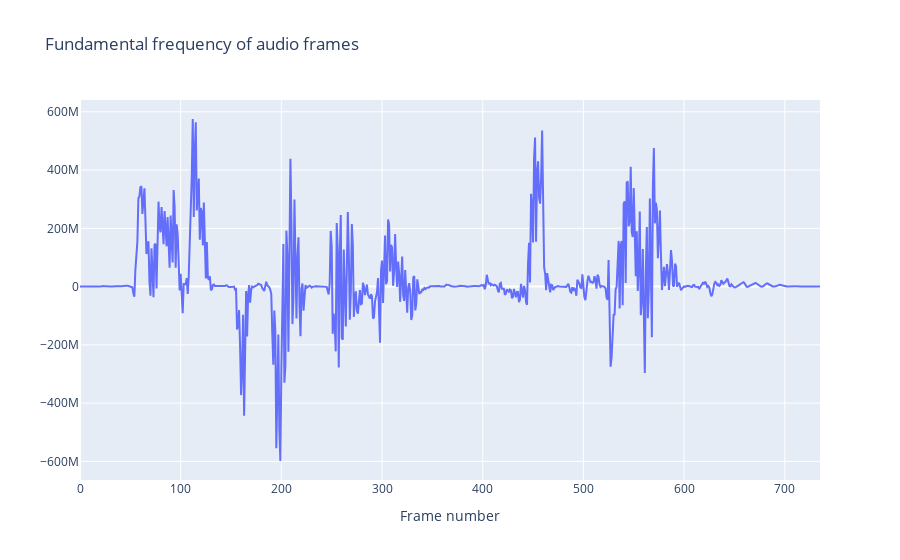

Notebook code cell kept with this figure:
### Code cell
plot_f0(frames, l_=100, amdf=False)

### Figure 1 — Plotly figure (JSON) as saved in the notebook; plotly's stock layout.template omitted (floating-point values rounded to 4 significant figures; data arrays with more than 128 entries replaced by an {"elided": "..."} marker saying what was removed)
{"data": [{"mode": "lines", "type": "scatter", "x": {"elided": "736 int values"}, "y": {"elided": "736 int values"}}], "layout": {"title": {"text": "Fundamental frequency of audio frames"}, "xaxis": {"anchor": "y", "domain": [0, 1], "title": {"text": "Frame number"}}, "yaxis": {"anchor": "x", "domain": [0, 1]}}}
